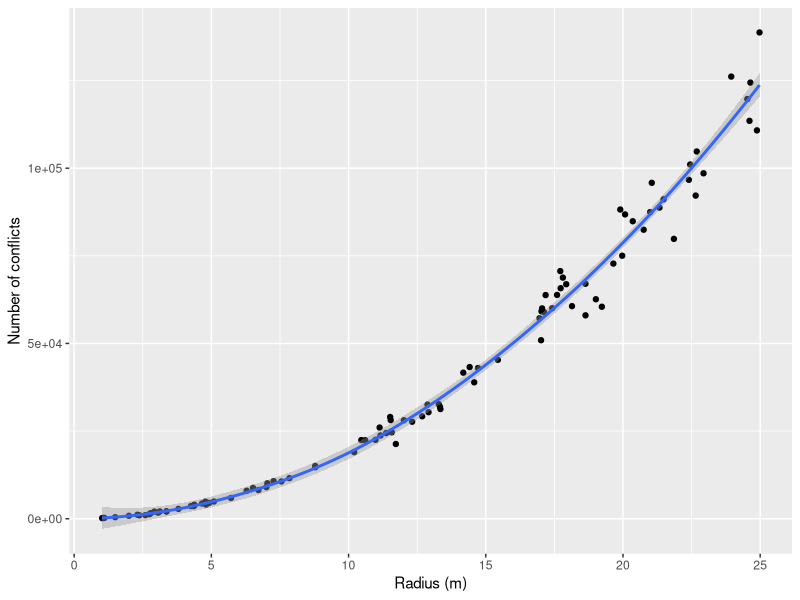
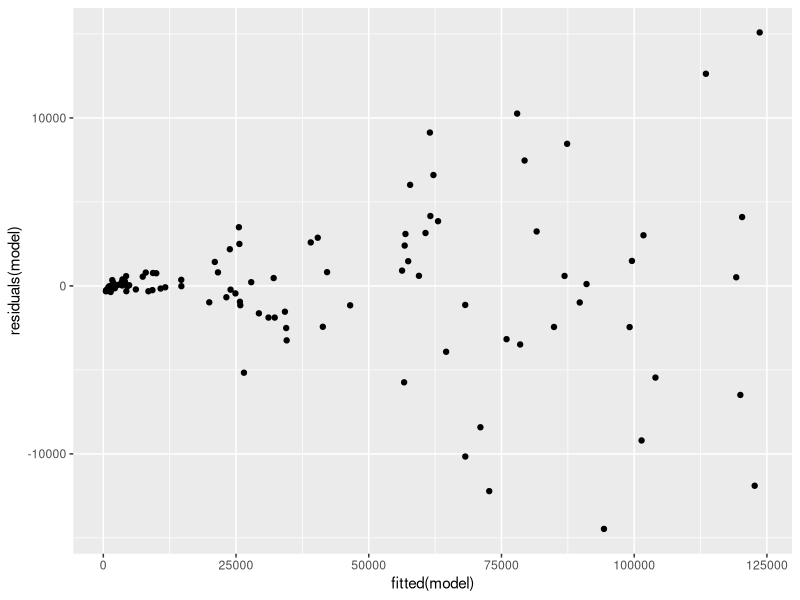

The R script that drew these images, in order:
rm(list = ls())
this.dir <- dirname(parent.frame(2)$ofile)
setwd(this.dir)

library(plyr)
library(ggplot2)


simulate_drones <- function(){
  x <- runif(100, 1, 25)
  y <- x*x * 195 + unlist(llply(x, function(x) {
    rnorm(1, 0, x*x*15)
  }))
  
  data.frame(x, y)
}

analyze_drones <- function(drones){
  lm(formula = y ~ poly(x, 2), data = drones)
}

drones <- simulate_drones()

print(qplot(x, y, data=drones, geom = c("point", "smooth"), xlab = "Radius (m)", ylab = "Number of conflicts"))
ggsave('data.png')

# Lets analyze our model

model <- analyze_drones(drones)
print(summary(model))
print(coef(model))

# Also we can calculate our confidence intervals
print(confint(model, level=0.95))

print(qplot(fitted(model), residuals(model)))
ggsave('residuals.png')


sim_many_drones <- replicate(1000, analyze_drones(simulate_drones()), simplify = FALSE)

coefficients <- ldply(sim_many_drones, function(x){coef(x)})
mean_coef_Intercept <- mean(coefficients$`(Intercept)`)
mean_coef_1 <- mean(coefficients$`poly(x, 2)1`)
mean_coef_2 <- mean(coefficients$`poly(x, 2)2`)

print(mean_coef_Intercept)
print(mean_coef_1)
print(mean_coef_2)